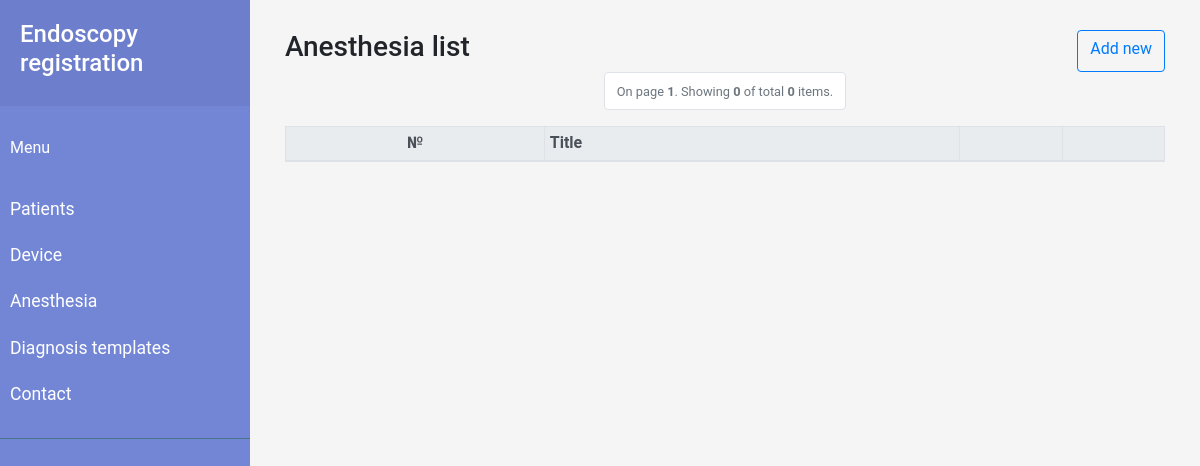
The app's page /templates/anesthesia, older data.
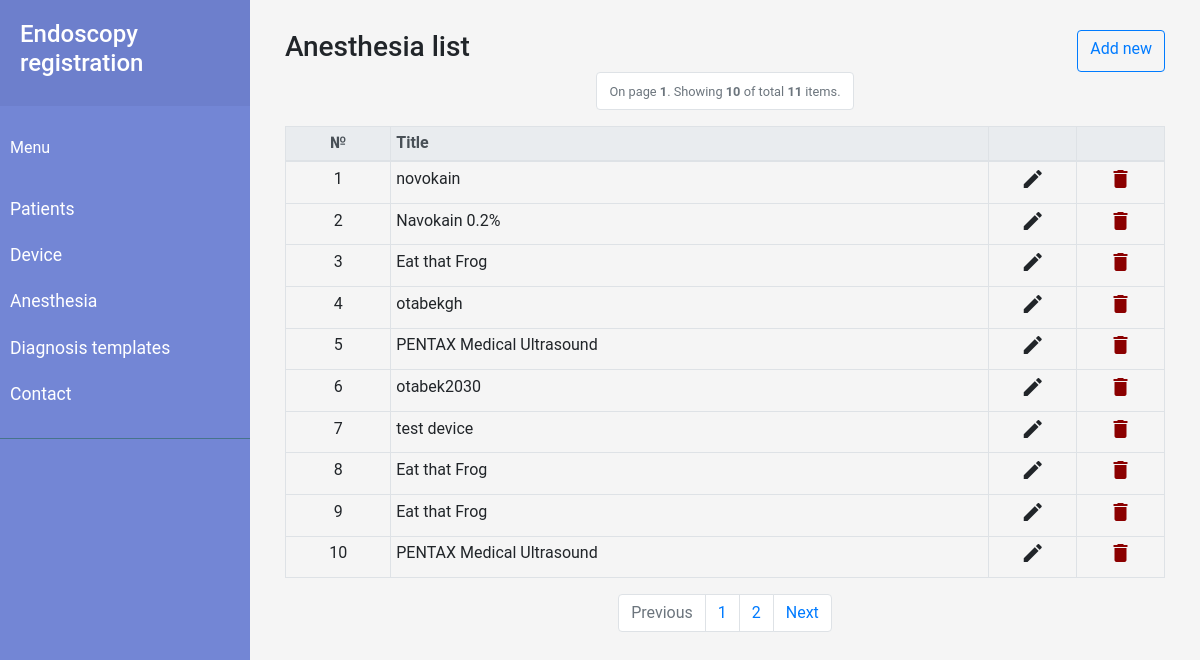
The same page, newer data.
### endostemplates/models.py (models this page shows, shortened)
class Anesthesia(models.Model):
    name = models.CharField(max_length=255)

### endostemplates/views.py (the view)
# urls.py: path('anesthesia', views.AnesthesiaView.as_view(), name='anesthesia_page'),
class AnesthesiaView(generic.ListView):
    template_name = 'anesthesia_list.html'
    paginate_by = 10
    def get_queryset(self):
        return Anesthesia.objects.all()

### endostemplates/templates/anesthesia_list.html (shortened to what this page needs)
{% extends 'base.html' %}
{% block content_list %}
<div class="col-12">
<div style="display: flex; justify-content: space-between; margin-top: 10px;">
    <p class="h3">Anesthesia list</p>
    <a href="{% url 'endostemplates:anesthesia_new' %}" class="btn btn-outline-primary"> Add new </a>
</div>
<nav aria-label="Page navigation example">
    <ul class="pagination justify-content-center pagination">
        <li class="page-item disabled">
            <a class="page-link" href="#" tabindex="-1"><small>On page <strong>{{ page_obj.number }}</strong>. Showing <strong>{{ page_obj.object_list.count }}</strong> of total <strong>{{ page_obj.paginator.count }}</strong> items.</small></a>
        </li>
    </ul>
</nav>
    <table class="table table-bordered table-sm">
      <thead class="thead-light">
        <tr>
          <th scope="col" class="text-center">№</th>
          <th scope="col">Title</th>
          <th></th>
          <th></th>
        </tr>
      </thead>
      <tbody>
    {% for instance in object_list %}
        <tr>
             <td class="text-center" style="width: 12%;">{{ forloop.counter0|add:page_obj.start_index }}</td>
             <td> <a href='{% url 'endostemplates:anesthesia_update' instance.id %}'>{{ instance.name }}</a> </td>
             <td style="text-align: center; width: 10%;"> <a href="{% url 'endostemplates:anesthesia_update' instance.id %}"><i class="material-icons">&#xE254;</i></a> </td>
             <td style="text-align: center; width: 10%;"> <a href="{% url 'endostemplates:anesthesia_delete' instance.id %}" style="color: darkred"><i class="material-icons">&#xE872;</i></a> </td>
        </tr>
    {% endfor %}
      </tbody>
    </table>
{% if is_paginated %}
<nav aria-label="Page navigation example">
    <ul class="pagination justify-content-center pagination">
        {% if page_obj.has_previous %}
          <!-- If it ain't a search result display, don't append the search query
               to the URL. -->
          {% if not search %}
          <li class="page-item">
              <a class="page-link" href="{% url 'endostemplates:anesthesia_page' %}?page={{ page_obj.previous_page_number }}" tabindex="-1">Previous</a>
          </li>
          {% else %}
          <!-- Append the searched query to the URL, so that on a search results page,
               the pagination don't revert to listing all the listview items. -->
            <li class="page-item">
              <a class="page-link" href="{% url 'endostemplates:anesthesia_page' %}?{{search}}&page={{ page_obj.previous_page_number }}" tabindex="-1">Previous</a>
          </li>
          {% endif %}
        {% else %}
        <li class="page-item disabled">
            <a class="page-link" href="#" tabindex="-1">Previous</a>
        </li>
        {% endif %}
        {% for object in page_obj.paginator.page_range %}
            <li class="page-item"><a class="page-link" href="{% url 'endostemplates:anesthesia_page' %}?page={{ forloop.counter }}">{{ forloop.counter }}</a></li>
        {% endfor %}
        {% if page_obj.has_next %}
          {% if not search %}
          <li class="page-item">
              <a class="page-link" href="{% url 'endostemplates:anesthesia_page' %}?page={{ page_obj.next_page_number }}">Next</a>
          </li>
          {% else %}
            <li class="page-item">
              <a class="page-link" href="{% url 'endostemplates:anesthesia_page' %}?{{search}}&page={{ page_obj.next_page_number }}">Next</a>
          </li>
          {% endif %}
        {% else %}
        <li class="page-item disabled">
            <a class="page-link" href="#">Next</a>
        </li>
        {% endif %}
    </ul>
</nav>
{% endif %}
</div>
{% endblock %}

### templates/base.html (shortened to what this page needs)
{% load static %}
<!Doctype html>
<html lang="en">
  <head>
    <link href="{% static 'css/bootstrap.min.css' %}" rel="stylesheet">
    {% load static %}
    <link rel="stylesheet" href="{% static '/css/style.css' %}">
  </head>
  <body>
        <div class="wrapper">
        <nav id="sidebar">
            <div class="sidebar-header">
                <h4><a href="{% url 'homepage' %}">Endoscopy registration</a></h4>
            </div>
            <ul class="list-unstyled components">
                <p>Menu</p>
                <li>
                    <a href="{% url 'endosreg:patient_page' %}">Patients</a>
                </li>
                <li>
                    <a href="{% url 'endostemplates:device_page' %}">Device</a>
                </li>
                <li>
                    <a href="{% url 'endostemplates:anesthesia_page' %}">Anesthesia</a>
                </li>
                <li>
                    <a href="{% url 'endostemplates:diagnosistemplate_page' %}">Diagnosis templates</a>
                </li>
                <li>
                    <a href="#">Contact</a>
                </li>
            </ul>
        </nav>
        <div id="content" style="background: whitesmoke;">
            {% block content_list %}{% endblock %}
        </div>
    </div>
  </body>
</html>

### static/css/style.css (style rules this page uses)
body { font-family: 'Roboto', sans-serif; background: #fafafa; }
a, a:hover, a:focus { color: inherit; text-decoration: none; transition: all 0.3s; }
.wrapper { display: flex; width: 100%; align-items: stretch; }
#sidebar { min-width: 250px; max-width: 250px; background: #7386D5; color: #fff; transition: all 0.3s; }
#sidebar .sidebar-header { padding: 20px; background: #6d7fcc; }
#sidebar ul.components { padding: 20px 0; border-bottom: 1px solid #47748b; }
#sidebar ul p { color: #fff; padding: 10px; }
#sidebar ul li a { padding: 10px; font-size: 1.1em; display: block; }
#content { width: 100%; padding: 20px; min-height: 100vh; transition: all 0.3s; }

Row changes from the older to the newer data that the page shows:
added Anesthesia: name "novokain"
added Anesthesia: name "Navokain 0.2%"
added Anesthesia: name "Eat that Frog"
added Anesthesia: name "otabekgh"
added Anesthesia: name "PENTAX Medical Ultrasound"
added Anesthesia: name "otabek2030"
added Anesthesia: name "test device"
added Anesthesia: name "Eat that Frog"
added Anesthesia: name "Eat that Frog"
added Anesthesia: name "PENTAX Medical Ultrasound"
Text that changed along with them:
{{ page_obj.object_list.count }}: "0" → "10"
{{ page_obj.paginator.count }}: "0" → "11"
text now shown: "Previous Next"
new list line: "1"
new list line: "2"
